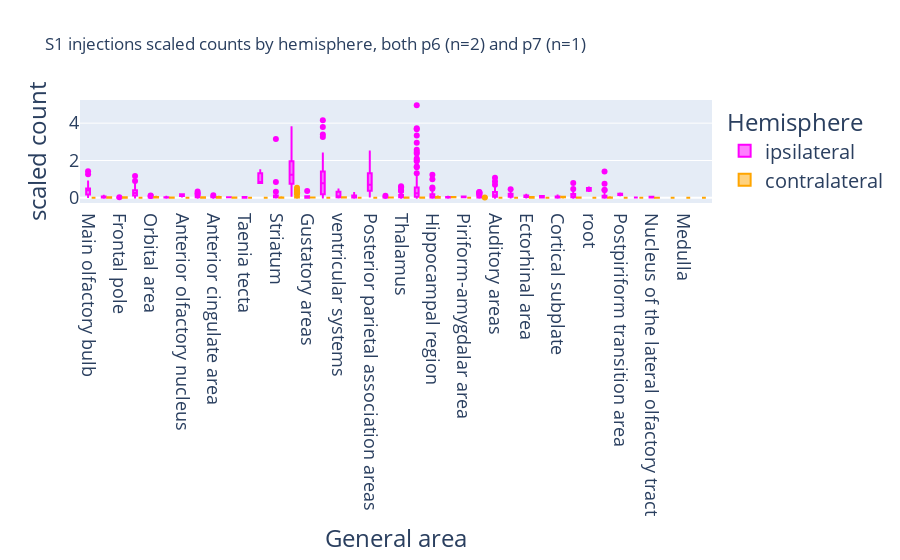

Notebook source saved alongside this figure:
### Code cell
plot_scaled(
    big_file_S1_injections_long,
    "S1 injections scaled counts by hemisphere, both p6 (n=2) and p7 (n=1)",
    area_order_scaled,
)

### Figure 1 — Plotly figure (JSON) as saved in the notebook; plotly's stock layout.template omitted (floating-point values rounded to 4 significant figures; data arrays with more than 128 entries replaced by an {"elided": "..."} marker saying what was removed)
{"data": [{"alignmentgroup": "True", "hovertemplate": "Hemisphere=ipsilateral<br>General area=%{x}<br>scaled count=%{y}<extra></extra>", "legendgroup": "ipsilateral", "marker": {"color": "magenta"}, "name": "ipsilateral", "notched": false, "offsetgroup": "ipsilateral", "orientation": "v", "showlegend": true, "type": "box", "x": {"elided": "831 str values"}, "x0": " ", "xaxis": "x", "y": {"elided": "831 float values"}, "y0": " ", "yaxis": "y"}, {"alignmentgroup": "True", "hovertemplate": "Hemisphere=contralateral<br>General area=%{x}<br>scaled count=%{y}<extra></extra>", "legendgroup": "contralateral", "marker": {"color": "orange"}, "name": "contralateral", "notched": false, "offsetgroup": "contralateral", "orientation": "v", "showlegend": true, "type": "box", "x": {"elided": "166 str values"}, "x0": " ", "xaxis": "x", "y": {"elided": "166 float values"}, "y0": " ", "yaxis": "y"}], "layout": {"boxmode": "group", "legend": {"font": {"size": 20}, "title": {"text": "Hemisphere"}, "tracegroupgap": 0}, "title": {"text": "S1 injections scaled counts by hemisphere, both p6 (n=2) and p7 (n=1)"}, "xaxis": {"anchor": "y", "categoryarray": [], "categoryorder": "array", "domain": [0, 1], "tickfont": {"size": 18}, "title": {"font": {"size": 24}, "text": "General area"}}, "yaxis": {"anchor": "x", "domain": [0, 1], "tickfont": {"size": 18}, "title": {"font": {"size": 24}, "text": "scaled count"}}}}
